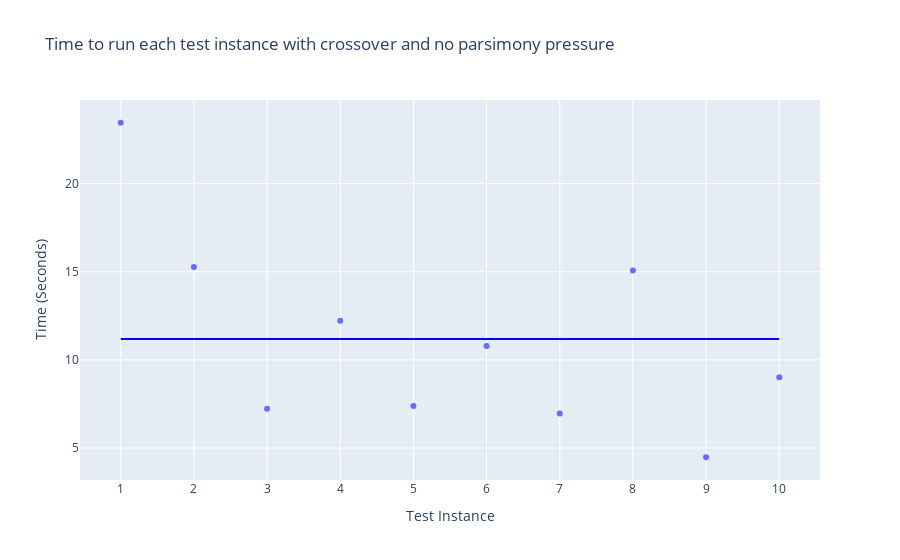

Notebook cell for this chart:
### Code cell
#Time to run each test instance with crossover and no parsimony pressure
data = {'Test Instance': xAxis,
        'Time (Seconds)': bestRunsTime}

df = pd.DataFrame(data)  


fig = px.scatter(df, x = "Test Instance", y="Time (Seconds)",
             title="Time to run each test instance with crossover and no parsimony pressure")

fig.update_layout(
    xaxis = dict(
        tickmode = 'linear',
        tick0 = 0,
        dtick = 1
    )
)
average = sum(bestRunsTime) / len(bestRunsTime)
#fig.add_hline(average)

fig.add_shape(type='line',
                x0=1,
                y0=average,
                x1=10,
                y1=average,
                line=dict(color='Blue',),
                xref='x',
                yref='y'
)
fig.write_image('with_crossover-time.pdf')
#fig.show()

### Figure 1 — Plotly figure (JSON) as saved in the notebook; plotly's stock layout.template omitted (floating-point values rounded to 4 significant figures)
{"data": [{"hovertemplate": "Test Instance=%{x}<br>Time (Seconds)=%{y}<extra></extra>", "legendgroup": "", "marker": {"color": "#636efa", "symbol": "circle"}, "mode": "markers", "name": "", "orientation": "v", "showlegend": false, "type": "scatter", "x": [1, 2, 3, 4, 5, 6, 7, 8, 9, 10], "xaxis": "x", "y": [23.45, 15.27, 7.23, 12.22, 7.389, 10.79, 6.959, 15.07, 4.477, 9.02], "yaxis": "y"}], "layout": {"legend": {"tracegroupgap": 0}, "shapes": [{"line": {"color": "Blue"}, "type": "line", "x0": 1, "x1": 10, "xref": "x", "y0": 11.19, "y1": 11.19, "yref": "y"}], "title": {"text": "Time to run each test instance with crossover and no parsimony pressure"}, "xaxis": {"anchor": "y", "domain": [0, 1], "dtick": 1, "tick0": 0, "tickmode": "linear", "title": {"text": "Test Instance"}}, "yaxis": {"anchor": "x", "domain": [0, 1], "title": {"text": "Time (Seconds)"}}}}
